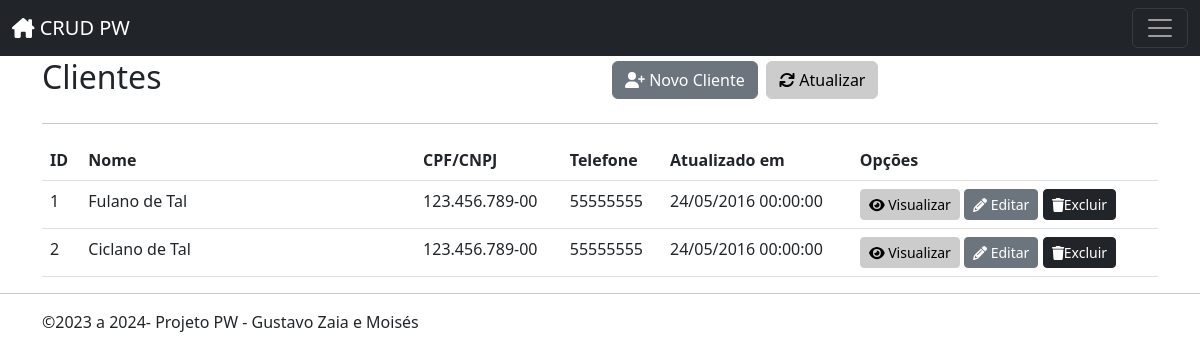
The page /customers/index.php on the database as committed earlier.
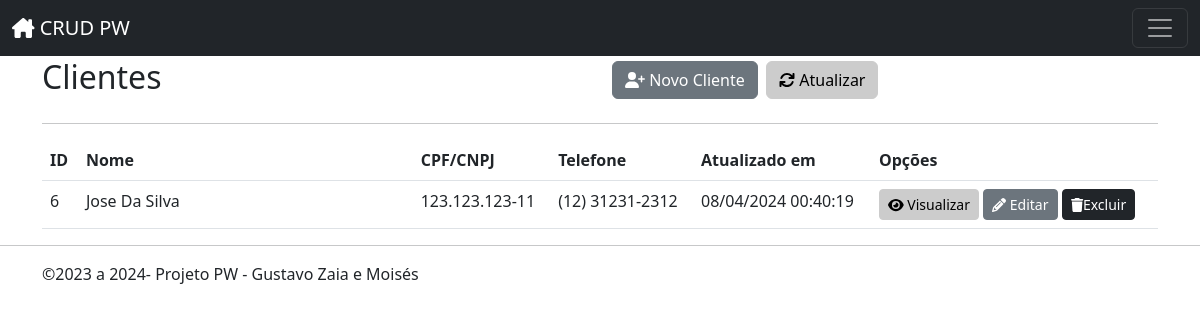
The same page on the database as committed later.
### tables this page shows
CREATE TABLE `customers` (
  `id` int(11) NOT NULL,
  `name` varchar(255) NOT NULL,
  `cpf_cnpj` varchar(14) NOT NULL,
  `birthdate` datetime NOT NULL,
  `address` varchar(255) NOT NULL,
  `hood` varchar(100) NOT NULL,
  `zip_code` varchar(8) NOT NULL,
  `city` varchar(100) NOT NULL,
  `state` varchar(2) NOT NULL,
  `phone` varchar(14) NOT NULL,
  `mobile` varchar(15) NOT NULL,
  `ie` varchar(15) NOT NULL,
  `created` datetime NOT NULL,
  `modified` datetime NOT NULL
);

### inc/database.php (called while the page is built, shortened)
<?php
function open_database()
{
	$servername = "localhost";
	$username = "root";
	$password = "";
	try {
		$conn = new PDO("mysql:host=$servername;dbname=wda_crud", $username, $password);
		$conn->setAttribute(PDO::ATTR_ERRMODE, PDO::ERRMODE_EXCEPTION);
		return $conn;
	} catch (Exception $e) {
		echo $e->getMessage();
		return null;
	}
}
function find($table = null, $id = null)
{
	try {
		$database = open_database();
		$found = null;
		if ($id) {
			$stmt = $database->prepare("SELECT * FROM " . $table . " WHERE id = ?");
			$stmt->bindParam(1, $id);
			$stmt->execute();
			if($stmt->rowCount() > 0) {
				$found = $stmt->fetch(PDO::FETCH_ASSOC);
			}
		} else {
			$stmt = $database->prepare("SELECT * FROM " . $table);
			$stmt->execute();
			if ($stmt->rowCount() > 0) {
				$found = $stmt->fetchAll(PDO::FETCH_ASSOC);
			}
		}
	} catch (Exception $e) {
		$_SESSION['message'] = $e->GetMessage();
		$_SESSION['type'] = 'danger';
	}
	return $found;
}
function find_all($table)
{
	return find($table);
}
function formatadata($date, $formato)
{
	$dt = new Datetime($date, new DatetimeZone("America/Sao_Paulo"));
	return $dt->format($formato);
}

### customers/functions.php (called while the page is built, shortened)
<?php
    function index() {
        $customers = find_all("customers");
    }
?>

### customers/index.php (the view, shortened to what this page needs)
<?php
include('functions.php');
index();
?>
<header class="mt-2">
    <div class="row">
        <div class="col-sm-6">
            <h2>Clientes</h2>
        </div>
        <div class="col-sm-6 text-right h2">
            <a class="btn btn-secondary" href="add.php"><i class="fa-solid fa-user-plus"></i> Novo Cliente</a>
            <a class="btn btn-light" href="index.php"><i class="fa-solid fa-refresh"></i> Atualizar</a>
        </div>
    </div>
</header>
<hr>
<table class="table table-hover">
    <thead>
        <tr>
            <th>ID</th>
            <th width="30%">Nome</th>
            <th>CPF/CNPJ</th>
            <th>Telefone</th>
            <th>Atualizado em</th>
            <th>Opções</th>
        </tr>
    </thead>
    <tbody>
        <?php if ($customers) : ?>
            <?php foreach ($customers as $customer) :
                ?>
                <tr>
                    <td><?php echo $customer['id']; ?></td>
                    <td><?php echo $customer['name']; ?></td>
                    <td><?php echo $customer['cpf_cnpj']; ?></td>
                    <td><?php echo $customer['mobile']; ?></td>
                    <td><?php echo formatadata($customer['modified'], "d/m/Y H:i:s"); ?></td>
                    <td class="actions text-start">
                        <a href="view.php?id=<?php echo $customer['id']; ?>" class="btn btn-sm btn-light"><i class="fa fa-eye"></i> Visualizar</a>
                        <a href="edit.php?id=<?php echo $customer['id']; ?>" class="btn btn-sm btn-secondary"><i class="fa fa-pencil"></i> Editar</a>
                        <button type="button" class="btn btn-sm btn-dark" data-bs-toggle="modal"
                        data-bs-custumer="<?php echo $customer['id'];?>" data-bs-target="#exampleModal">
                             <i class="fa fa-trash"></i>Excluir
                        </button>
                    </td>
                </tr>
            <?php endforeach; ?>
        <?php else : ?>
            <tr>
                <td colspan="6">Nenhum registro encontrado.</td>
            </tr>
        <?php endif; ?>
    </tbody>
</table>

Rows that differ between the two databases and show on the page:
removed customers: id "1", name "Fulano de Tal", cpf_cnpj "123.456.789-00", mobile "55555555", modified "24/05/2016 00:00:00"
removed customers: id "2", name "Ciclano de Tal", cpf_cnpj "123.456.789-00", mobile "55555555", modified "24/05/2016 00:00:00"
added customers: id "6", name "Jose Da Silva", cpf_cnpj "123.123.123-11", mobile "(12) 31231-2312", modified "08/04/2024 00:40:19"
